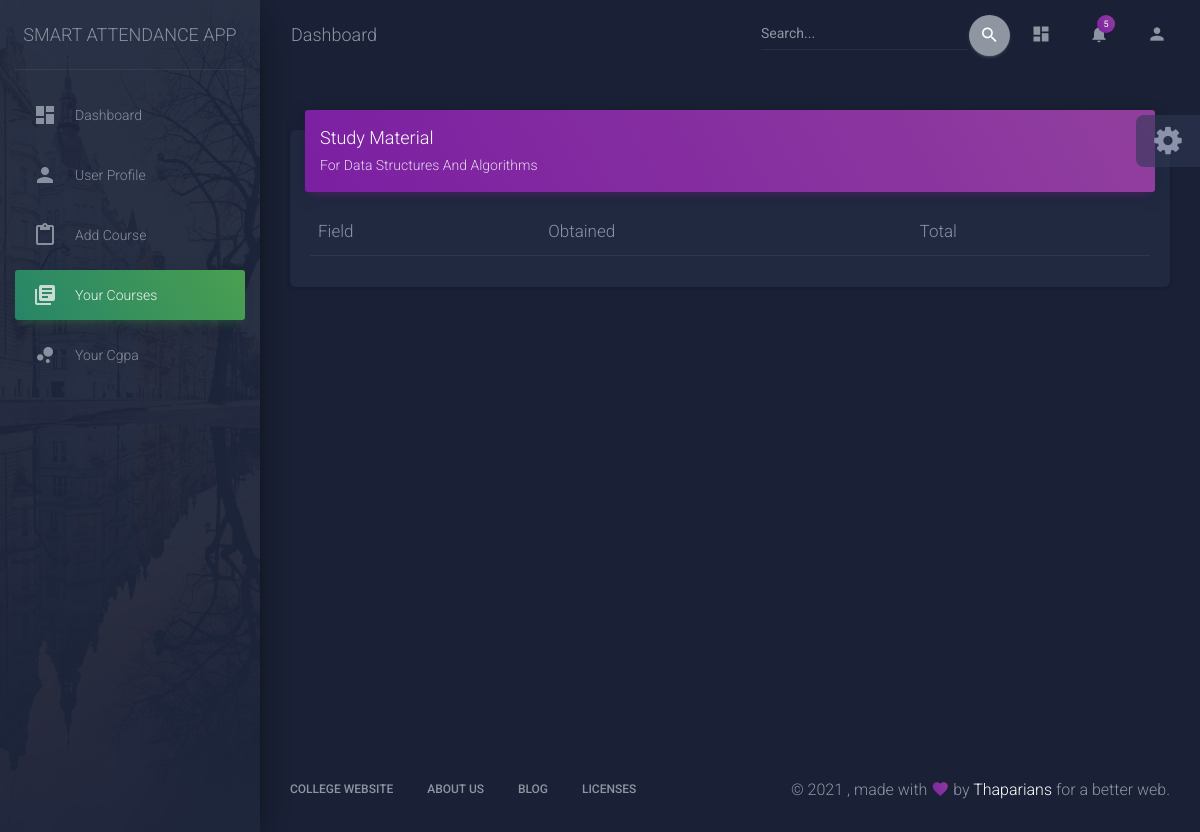
Before: /dashboard/course1/marks/ (signed in) with the older database file.
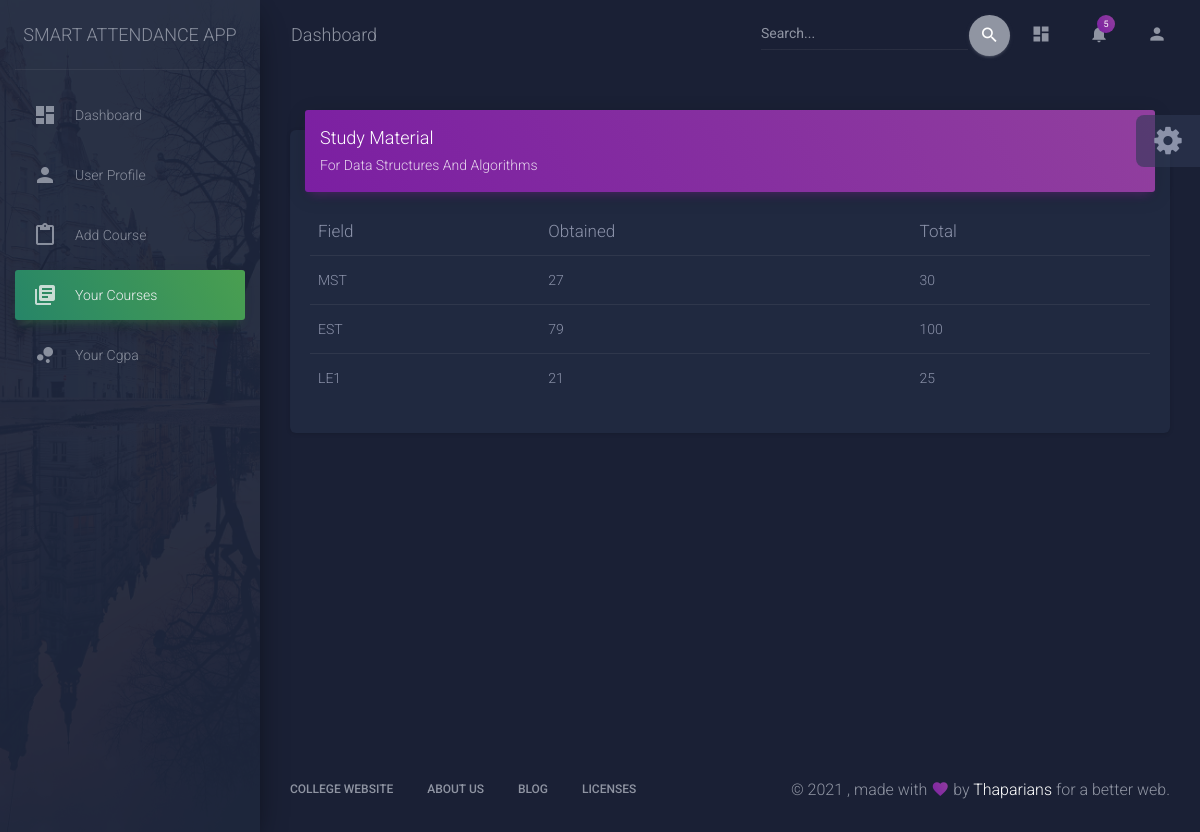
After: the same page with the newer database file.
### role/models.py (models this page shows, shortened)
class Mark(models.Model):
    student = models.ForeignKey(Student,on_delete=models.CASCADE)
    course = models.ForeignKey(Course,on_delete=models.CASCADE)
    obtained = models.IntegerField()
    total = models.IntegerField()
    field = models.CharField(max_length=30,choices=FIELD_CHOICES)

### role/views.py (the view)
# urls.py: path('dashboard/course<int:pk>/marks/',marks,name='marks'),
def marks(request,*args,**kwargs):
    pk = kwargs['pk']
    cc = Course.objects.get(id=pk)
    std = Student.objects.filter(user=request.user)[0]
    mark = Mark.objects.filter(student=std,course=cc)
    context = {
    'cc' : cc,
    'mark' : mark,
    }
    return render(request,'role/marks.html',context)

### role/templates/role/marks.html (shortened to what the changed rows need)
{% load static %}
<!DOCTYPE html>
<html lang="en">
<head>
  <link rel="stylesheet" href="https://maxcdn.bootstrapcdn.com/font-awesome/latest/css/font-awesome.min.css">
  <link href="{% static '/role/css/material-dashboard.css' %}" rel="stylesheet" />
  <link href="{% static '/role/demo/demo.css' %}" rel="stylesheet" />
  <link href="https://vjs.zencdn.net/7.11.4/video-js.css" rel="stylesheet" />
</head>
<body class="dark-edition">
  <div class="wrapper ">
    <div class="main-panel"   >
      <div class="content">
        <div class="container-fluid" >
          <div class="row">
            <div class="col-md-12" >
              <div class="card"  >
                <div class="card-body">
                  <div class="table-responsive">
                    <table class="table">
                      <thead class=" text-primary">
                        <th>
                          Field
                        </th>
                        <th>
                          Obtained
                        </th>
                        <th>
                          Total
                        </th>
                      </thead>
                      <tbody>
                        {% for m in mark %}
                        <tr>
                          <td>
                            {{m.field}}
                          </td>
                          <td>
                            {{m.obtained}}
                          </td>
                          <td>
                            {{m.total}}
                          </td>
                        </tr>
                        {% endfor %}
                      </tbody>
                    </table>
                  </div>
                </div>
              </div>
            </div>
                  </div>
                </div>
              </div>
    </div>
  </div>
</body>
</html>

Changed rows visible on the page:
added Mark: field "MST", obtained "27", total "30"
added Mark: field "EST", obtained "79", total "100"
added Mark: field "LE1", obtained "21", total "25"
